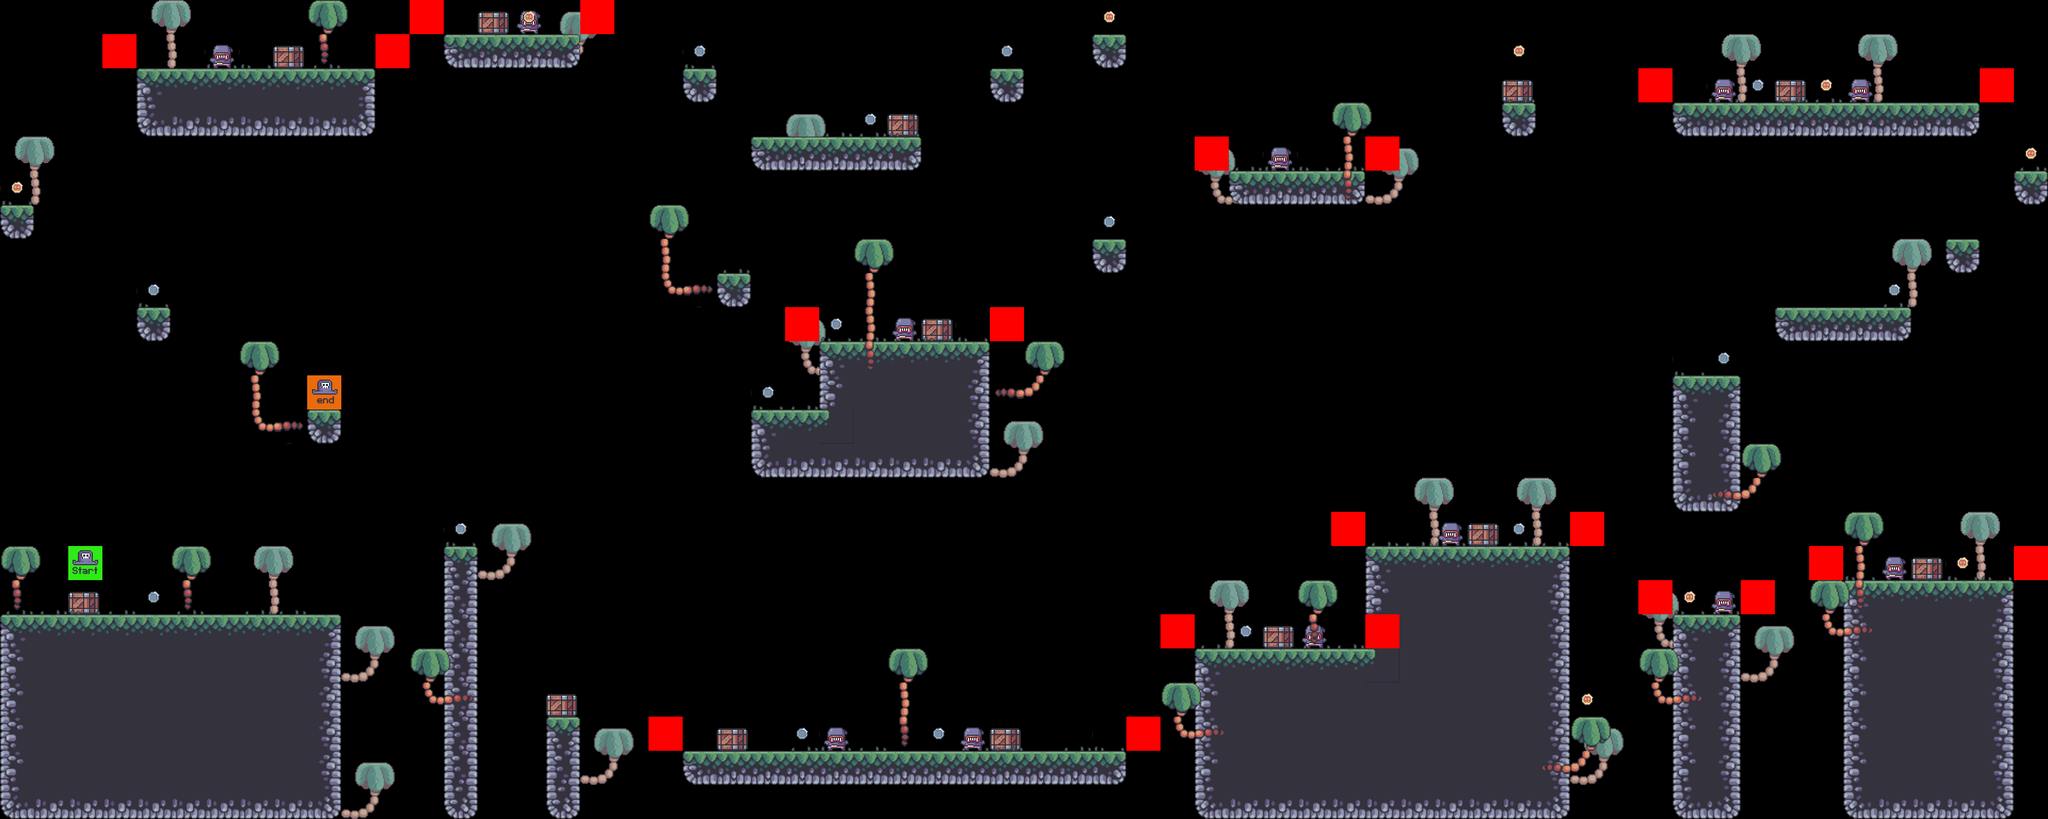

Tiled map render using the project's own tile images. Description and the map definition, with tile-layer contents summarised, below:
An orthogonal 60x24 tile map with 64x64 px tiles, 10 tile layers (bg_palms, terrain, crates, grass, ...), 8 tilesets.

<map version="1.8" tiledversion="1.8.2" orientation="orthogonal" renderorder="right-down" width="60" height="24" tilewidth="64" tileheight="64" infinite="0" nextlayerid="11" nextobjectid="1">
 <editorsettings>
  <export target="level_1.csv" format="csv" />
 </editorsettings>
 <tileset firstgid="1" source="../Official Tileset/terrain tiles pirate.tsx" />
 <tileset firstgid="86" source="../Official Tileset/bg_palms.tsx" />
 <tileset firstgid="89" source="../Official Tileset/crates.tsx" />
 <tileset firstgid="90" source="../Official Tileset/palm_stem_grass.tsx" />
 <tileset firstgid="99" source="../Official Tileset/enemy_tile.tsx" />
 <tileset firstgid="101" source="../Official Tileset/fg_palms.tsx" />
 <tileset firstgid="102" source="../Official Tileset/coin_tiles.tsx" />
 <tileset firstgid="104" source="../Official Tileset/player_tiles.tsx" />
 <layer id="4" name="bg_palms" width="60" height="24">
  <data>[1440 cells, 23 non-empty, 3 distinct tile ids]</data>
 </layer>
 <layer id="10" name="terrain" width="60" height="24">
  <data>[1440 cells, 287 non-empty, 17 distinct tile ids]</data>
 </layer>
 <layer id="9" name="crates" width="60" height="24">
  <data>[1440 cells, 13 non-empty, 1 distinct tile ids]</data>
 </layer>
 <layer id="7" name="grass" width="60" height="24">
  <data>[1440 cells, 58 non-empty, 2 distinct tile ids]</data>
 </layer>
 <layer id="5" name="enemy" width="60" height="24">
  <data>[1440 cells, 12 non-empty, 1 distinct tile ids]</data>
 </layer>
 <layer id="8" name="constraints" width="60" height="24">
  <data>[1440 cells, 20 non-empty, 1 distinct tile ids]</data>
 </layer>
 <layer id="3" name="fg_palms_stems" width="60" height="24">
  <data>[1440 cells, 33 non-empty, 6 distinct tile ids]</data>
 </layer>
 <layer id="1" name="fg_palms_leaves" width="60" height="24">
  <data>[1440 cells, 17 non-empty, 1 distinct tile ids]</data>
 </layer>
 <layer id="2" name="coins" width="60" height="24">
  <data>[1440 cells, 25 non-empty, 2 distinct tile ids]</data>
 </layer>
 <layer id="6" name="player" width="60" height="24">
  <data>[1440 cells, 2 non-empty, 2 distinct tile ids]</data>
 </layer>
</map>
